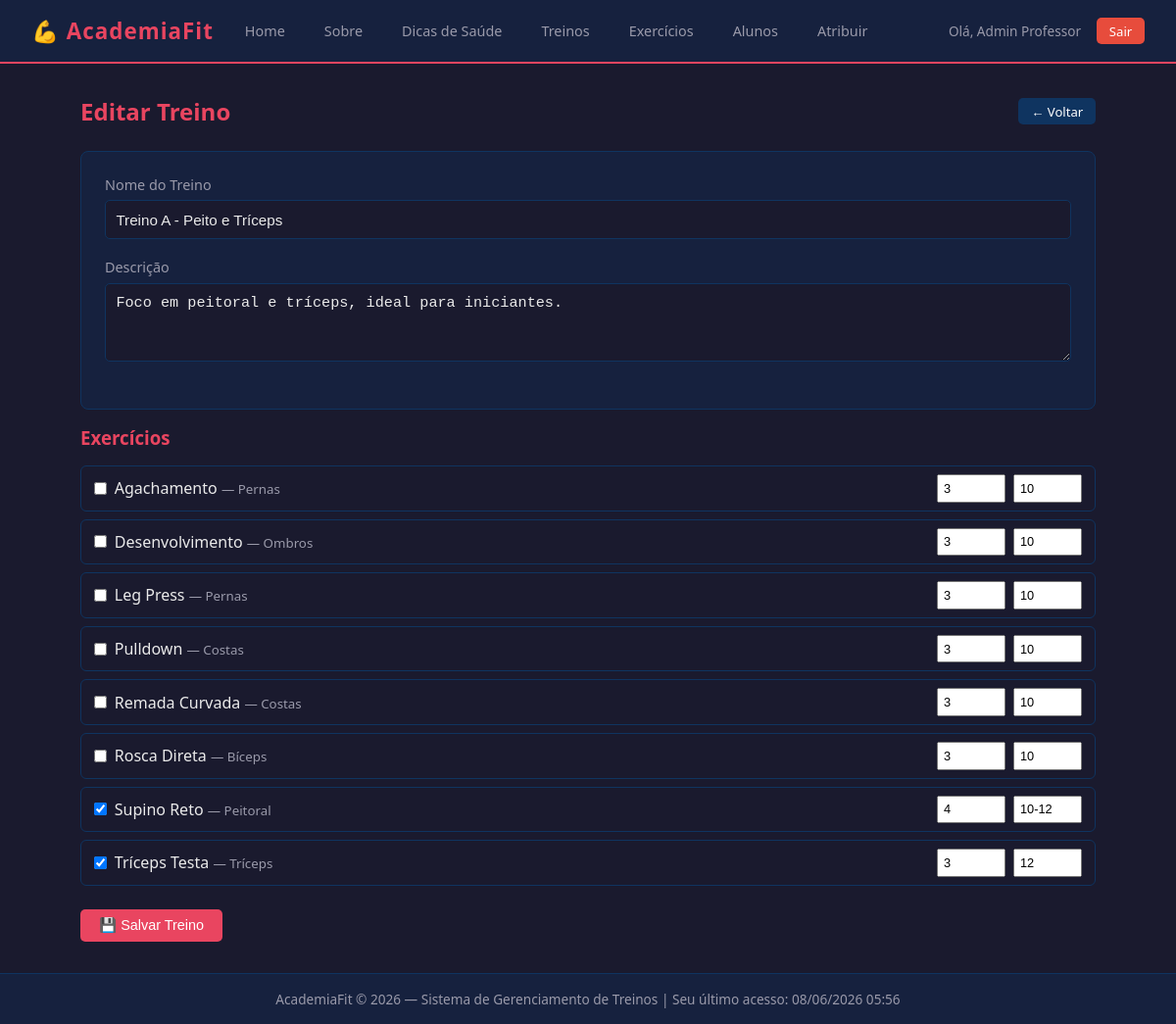
The app's page /index.php?pagina=treino_form&id=1 (signed in) with its own data.
### tables this page shows
CREATE TABLE treinos (
    id INT AUTO_INCREMENT PRIMARY KEY,
    nome VARCHAR(100) NOT NULL,
    descricao TEXT,
    id_professor INT NOT NULL,
    criado_em DATETIME DEFAULT CURRENT_TIMESTAMP,
    FOREIGN KEY (id_professor) REFERENCES usuarios(id) ON DELETE CASCADE
);

CREATE TABLE exercicios (
    id INT AUTO_INCREMENT PRIMARY KEY,
    nome VARCHAR(100) NOT NULL,
    descricao TEXT,
    grupo_muscular VARCHAR(80),
    criado_em DATETIME DEFAULT CURRENT_TIMESTAMP
);

CREATE TABLE treino_exercicio (
    id INT AUTO_INCREMENT PRIMARY KEY,
    id_treino INT NOT NULL,
    id_exercicio INT NOT NULL,
    series INT DEFAULT 3,
    repeticoes VARCHAR(20) DEFAULT '10',
    FOREIGN KEY (id_treino) REFERENCES treinos(id) ON DELETE CASCADE,
    FOREIGN KEY (id_exercicio) REFERENCES exercicios(id) ON DELETE CASCADE
);

### app/controller/TreinoController.php (called while the page is built, shortened)
<?php
require_once __DIR__ . '/../model/Treino.php';
require_once __DIR__ . '/../model/Exercicio.php';
class TreinoController {
    public function form(): void {
        $modelT    = new Treino();
        $modelE    = new Exercicio();
        $treino    = null;
        $selecionados = [];
        if (!empty($_GET['id'])) {
            $treino       = $modelT->buscarPorId((int)$_GET['id']);
            $selecionados = $modelT->exerciciosDeTreino((int)$_GET['id']);
        }
        $exercicios = $modelE->listar();
        require __DIR__ . '/../view/treino_form.php';
    }
}

### app/core/Conexao.php (called while the page is built)
<?php
class Conexao {
    private static ?PDO $instancia = null;
    public static function getConexao(): PDO {
        if (self::$instancia === null) {
            try {
                self::$instancia = new PDO(
                    'mysql:host=localhost;dbname=academia;charset=utf8mb4',
                    'root',
                    '',
                    [
                        PDO::ATTR_ERRMODE            => PDO::ERRMODE_EXCEPTION,
                        PDO::ATTR_DEFAULT_FETCH_MODE => PDO::FETCH_ASSOC,
                    ]
                );
            } catch (PDOException $e) {
                die('Erro de conexão: ' . $e->getMessage());
            }
        }
        return self::$instancia;
    }
}

### app/model/Treino.php (called while the page is built, shortened)
<?php
require_once __DIR__ . '/../core/Conexao.php';
class Treino {
    private PDO $db;
    public function __construct() {
        $this->db = Conexao::getConexao();
    }
    public function buscarPorId(int $id): array|false {
        $stmt = $this->db->prepare(
            'SELECT t.*, u.nome AS professor FROM treinos t
             JOIN usuarios u ON t.id_professor = u.id
             WHERE t.id = ?'
        );
        $stmt->execute([$id]);
        return $stmt->fetch();
    }
    public function exerciciosDeTreino(int $id_treino): array {
        $stmt = $this->db->prepare(
            'SELECT e.nome, e.grupo_muscular, te.series, te.repeticoes
             FROM treino_exercicio te
             JOIN exercicios e ON te.id_exercicio = e.id
             WHERE te.id_treino = ?'
        );
        $stmt->execute([$id_treino]);
        return $stmt->fetchAll();
    }
}

### app/model/Exercicio.php (called while the page is built, shortened)
<?php
require_once __DIR__ . '/../core/Conexao.php';
class Exercicio {
    private PDO $db;
    public function __construct() {
        $this->db = Conexao::getConexao();
    }
    public function listar(): array {
        $stmt = $this->db->query('SELECT * FROM exercicios ORDER BY nome');
        return $stmt->fetchAll();
    }
}

### app/view/treino_form.php (the view, shortened to what this page needs)
<?php require __DIR__ . '/header.php'; ?>
<main>
    <div class="page-title">
        <h2><?= $treino ? 'Editar Treino' : 'Novo Treino' ?></h2>
        <a href="index.php?pagina=treinos" class="btn btn-secundario btn-sm">← Voltar</a>
    </div>
    <form method="POST" action="index.php?pagina=treino_salvar">
        <div class="card" style="margin-bottom:1rem">
            <div class="form-grupo">
                <label for="nome">Nome do Treino</label>
                <input type="text" id="nome" name="nome"
                       value="<?= htmlspecialchars($treino['nome'] ?? '') ?>" required>
            </div>
            <div class="form-grupo">
                <label for="descricao">Descrição</label>
                <textarea id="descricao" name="descricao"><?= htmlspecialchars($treino['descricao'] ?? '') ?></textarea>
            </div>
        </div>
        <h3 style="color:var(--acento);margin-bottom:1rem">Exercícios</h3>
        <?php
        $selMap = [];
        foreach ($selecionados as $s) $selMap[$s['nome']] = $s;
        ?>
        <?php foreach ($exercicios as $i => $ex): ?>
        <?php $sel = in_array($ex['nome'], array_column($selecionados, 'nome')); ?>
        <div class="exercicio-check-item">
            <input type="checkbox" id="ex_<?= $ex['id'] ?>" name="exercicios[]"
                   value="<?= $ex['id'] ?>" <?= $sel ? 'checked' : '' ?>>
            <label for="ex_<?= $ex['id'] ?>">
                <?= htmlspecialchars($ex['nome']) ?>
                <small style="color:var(--texto-muted)"> — <?= htmlspecialchars($ex['grupo_muscular']) ?></small>
            </label>
            <div class="ex-campos">
                <input type="number" name="series[]" placeholder="Séries"
                       value="<?= $sel ? ($selMap[$ex['nome']]['series'] ?? 3) : 3 ?>" min="1" max="10">
                <input type="text" name="repeticoes[]" placeholder="Reps"
                       value="<?= $sel ? htmlspecialchars($selMap[$ex['nome']]['repeticoes'] ?? '10') : '10' ?>">
            </div>
        </div>
        <?php endforeach; ?>
        <div style="margin-top:1.5rem">
            <button type="submit" class="btn btn-primario">💾 Salvar Treino</button>
        </div>
    </form>
</main>
<?php require __DIR__ . '/footer.php'; ?>

### public/css/style.css (style rules this page uses)
:root { --primario: #1a1a2e; --secundario: #16213e; --acento: #e94560; --acento2: #0f3460; --texto: #eaeaea; --texto-muted: #9a9aaa; --card-bg: #16213e; --borda: #0f3460; --sucesso: #2ecc71; --erro: #e74c3c; --fonte: 'Segoe UI', system-ui, sans-serif; }
* { box-sizing: border-box; margin: 0; padding: 0; }
body { font-family: var(--fonte); background: var(--primario); color: var(--texto); min-height: 100vh; display: flex; flex-direction: column; }
main { flex: 1; padding: 2rem; max-width: 1100px; width: 100%; margin: 0 auto; }
.card { background: var(--card-bg); border: 1px solid var(--borda); border-radius: 8px; padding: 1.5rem; margin-bottom: 1rem; }
.btn { display: inline-block; padding: .5rem 1.2rem; border-radius: 5px; border: none; cursor: pointer; font-size: .9rem; text-decoration: none; transition: opacity .2s; }
.btn-primario { background: var(--acento); color: #fff; }
.btn-secundario { background: var(--acento2); color: #fff; }
.btn-sm { padding: .3rem .8rem; font-size: .82rem; }
.form-grupo { margin-bottom: 1.2rem; }
.form-grupo label { display: block; margin-bottom: .4rem; font-size: .9rem; color: var(--texto-muted); }
.form-grupo input, .form-grupo select, .form-grupo textarea { width: 100%; padding: .65rem; background: var(--primario); border: 1px solid var(--borda); border-radius: 5px; color: var(--texto); font-size: .95rem; }
.form-grupo textarea { resize: vertical; min-height: 80px; }
.page-title { display: flex; align-items: center; justify-content: space-between; margin-bottom: 1.5rem; flex-wrap: wrap; gap: .5rem; }
.page-title h2 { color: var(--acento); }
.exercicio-check-item { display: flex; align-items: center; gap: .5rem; background: var(--primario); border: 1px solid var(--borda); border-radius: 6px; padding: .5rem .8rem; margin-bottom: .5rem; }
.exercicio-check-item label { flex: 1; cursor: pointer; }
.exercicio-check-item .ex-campos { display: flex; gap: .5rem; }
.exercicio-check-item input[type=number], .exercicio-check-item input[type=text] { width: 70px; padding: .3rem; font-size: .8rem; }

### records on screen
treinos: nome "Treino A - Peito e Tríceps", descricao "Foco em peitoral e tríceps, ideal para iniciantes."
exercicios: nome "Agachamento", grupo_muscular "Pernas", nome "3", nome "10"
exercicios: nome "Desenvolvimento", grupo_muscular "Ombros", nome "3", nome "10"
exercicios: nome "Leg Press", grupo_muscular "Pernas", nome "3", nome "10"
exercicios: nome "Pulldown", grupo_muscular "Costas", nome "3", nome "10"
exercicios: nome "Remada Curvada", grupo_muscular "Costas", nome "3", nome "10"
exercicios: nome "Rosca Direta", grupo_muscular "Bíceps", nome "3", nome "10"
exercicios: nome "☑", nome "Supino Reto", grupo_muscular "Peitoral", nome.series "4", nome.repeticoes "10-12"
exercicios: nome "☑", nome "Tríceps Testa", grupo_muscular "Tríceps", nome.series "3", nome.repeticoes "12"

### other values on screen
$_SESSION['usuario_nome'] "Admin Professor"
$ultimo "08/06/2026 05:56"
